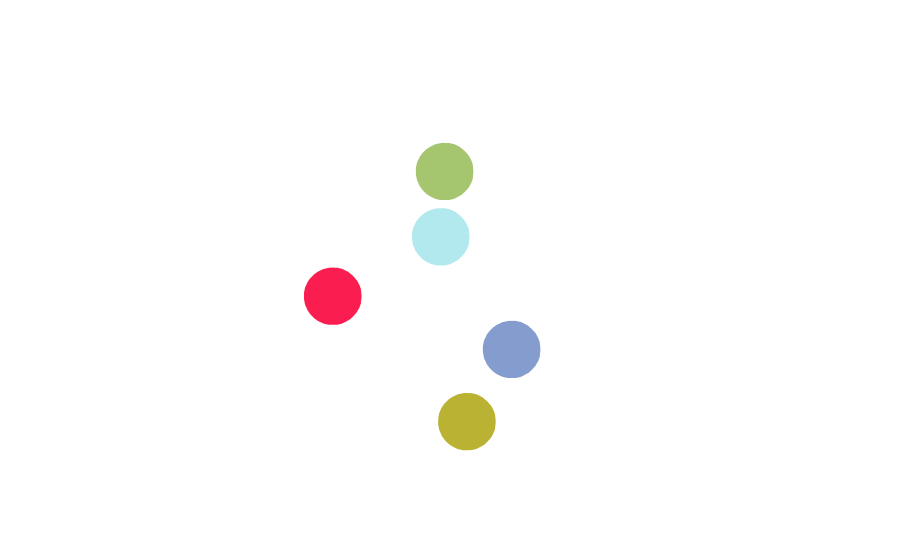

Notebook cell for this chart:
### Markdown cell above
# Visualization

`Pointclouds` can quickly and easily be visualized with either the `.plotly(batch_index)` method or the the `.open3d(batch_index)` method:

### Code cell
import open3d as o3d
torch.manual_seed(0)

# initalize Pointclouds
pointclouds = Pointclouds(points=torch.rand((2, 5, 3), requires_grad=True),
                          normals=torch.rand((2, 5, 3), requires_grad=True),
                          colors=torch.rand((2, 5, 3), requires_grad=True))

# plotly visualization
pointclouds.plotly(0, point_size=20).show()

# open3d visualization (does not work with Google Colab)
o3d.visualization.draw_geometries([pointclouds.open3d(0)])

### Figure 1 — Plotly figure (JSON) as saved in the notebook; plotly's stock layout.template omitted (floating-point values rounded to 4 significant figures)
{"data": [{"marker": {"color": [[185, 178, 51], [166, 197, 111], [132, 157, 206], [249, 29, 80], [177, 233, 238]], "size": 20}, "mode": "markers", "type": "scatter3d", "x": [0.4963, 0.132, 0.4901, 0.6323, 0.02233], "y": [0.7682, 0.3074, 0.8964, 0.3489, 0.1689], "z": [0.08848, 0.6341, 0.4556, 0.4017, 0.2939]}], "layout": {"scene": {"xaxis": {"showgrid": false, "showticklabels": false, "visible": false, "zeroline": false}, "yaxis": {"showgrid": false, "showticklabels": false, "visible": false, "zeroline": false}, "zaxis": {"showgrid": false, "showticklabels": false, "visible": false, "zeroline": false}}, "showlegend": false}}
